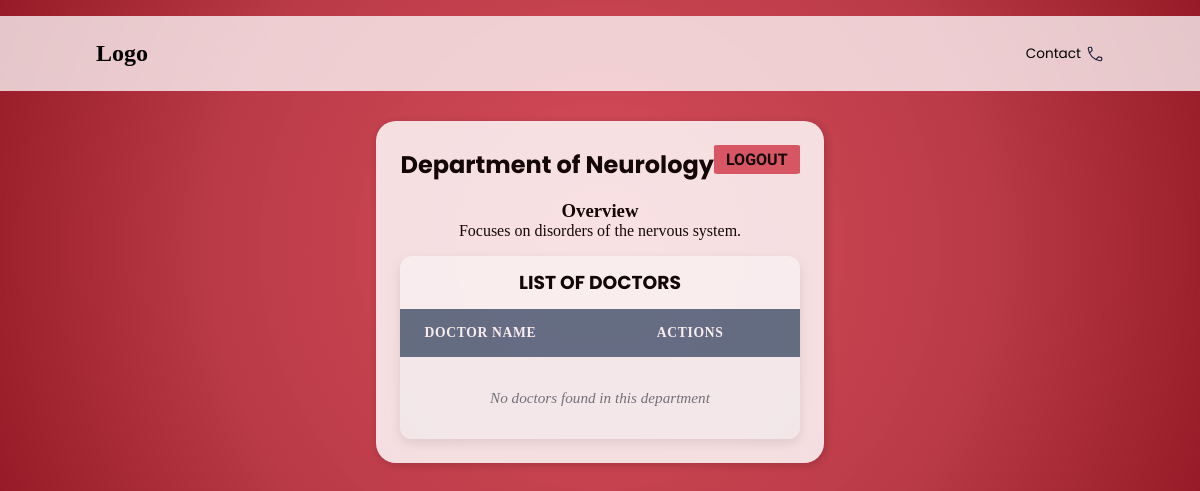
Page /department/Neurology/1 on the committed database.
### models.py (models this page shows)
class Department(db.Model):
    Department_name=db.Column(db.String, primary_key=True)
    Overview = db.Column(db.String)
    doctors = db.relationship('Doctor', back_populates='department_rel', cascade="all, delete")

### routes/patient.py (the view)
@app.route('/department/<dept_name>/<int:patient_id>')
def view_department(dept_name, patient_id):
    department = Department.query.get(dept_name)
    if not department:
        return "Department not found", 404
    patient = Patient.query.get(patient_id)
    if not patient:
        return "Patient not found", 404
    doctors = department.doctors
    return render_template("view_department.html", department=department, doctors=doctors, patient=patient)

### templates/view_department.html (shortened to what this page needs)
<!DOCTYPE html>
<html lang="en">
<head>
    <link rel="stylesheet" href="{{ url_for('static', filename='style.css') }}">
</head>
<body>
    <header>
        <nav>
        <div class="logo">
            <h2>Logo</h2>
        </div>
        <div class="nav-icons">
            <ul>
            <li>Contact </li>
            </ul>
        </div>
        </nav>
    </header>
    <main>
        <div id="pageC">
            <div class="container">
                <div class="title">
                    <h2>Department of {{ department.Department_name }}</h2>
                    <div class="links">
                        <a href="{{ url_for('login') }}"><button class="logout">LOGOUT</button></a>
                    </div>
                </div>
                <div class="overview">
                    <h3>Overview</h3>
                    <p>{{ department.Overview }}</p>
                </div>
                <div class="appointments">
                    <h3>LIST OF DOCTORS</h3>
                    <table class="appointments-table">
                        <thead>
                            <tr>
                                <th>Doctor Name</th>
                                <th>Actions</th>
                            </tr>
                        </thead>
                        <tbody>
                        {% for doc in doctors %}
                            <tr>
                                <td>{{ doc.FirstName }}</td>
                                <td><a href="{{ url_for('make_appointment', doctor_id=doc.DoctorID, doctor_available=doc.available, patient_id=patient.PatientID) }}" class="action-complete">Make Appointment</a>
                                <a href="{{ url_for('doctor_info', doctor_id=doc.DoctorID, patient_id=patient.PatientID) }}" class="view-doc">View Doctor</a></td>
                            </tr>
                        {% else %}
                            <tr><td colspan="2">No doctors found in this department</td></tr>
                        {% endfor %}
                        </tbody>
                    </table>
                </div>
            </div>
        </div>
    </main>
</body>
</html>

### static/style.css (style rules this page uses)
* { margin: 0; padding: 0; }
body { background: radial-gradient( circle at center, #d03040db 0%, #b01e2ddf 60%, #961a27 100%); }
:root { --primary-color: #007bff; --secondary-color: #6c757d; --header-bg: #5a7188; --header-text: #ffffff; --row-bg-odd: #ffffff; --row-bg-even: #f8f9fa; --border-color: #dee2e6; }
nav { display: flex; align-items: center; justify-content: space-between; margin-top: 2vh; gap: 3vw; background-color: rgba(255, 255, 255, 0.75); padding: 3vh; padding-left: 8vw; padding-right: 8vw; }
.nav-icons ul { display: flex; list-style: none; gap: 2vw; }
.nav-icons li { display: flex; align-items: center; font-family: 'Poppins', sans-serif; font-size: 0.85em; cursor: pointer; gap: 5px; }
main { display: flex; justify-content: center; align-items: center; }
.container { background-color: rgba(255, 255, 255, 0.92); margin: 30px 50px; border-radius: 20px; opacity: 0.9; transition: box-shadow 0.3s ease; box-shadow: 2px 2px 10px rgba(0, 0, 0, 0.2); padding: 2vw; }
#pageC { transition: filter 0.3s ease; }
.title { display: flex; justify-content: space-between; align-items: center; font-family: 'Poppins', sans-serif; font-weight: 600; }
.logout { background-color: #d03040c9; border: none; border-radius: 5%; padding: 5px; padding-left: 1vw; padding-right: 1vw; cursor: pointer; transition: background-color 0.25s; margin-bottom: 10px; font-family: 'Baloo Bhai 2', 'Poppins', sans-serif; font-size: medium; font-weight: 600; }
.appointments { max-width: 1200px; margin: 0 auto; background-color: var(--row-bg-odd); border-radius: 12px; box-shadow: 0 4px 12px rgba(0, 0, 0, 0.1); overflow: hidden; }
.appointments-table { width: 100%; border-collapse: separate; border-spacing: 0; }
.appointments-table thead th { padding: 1rem 1.5rem; background-color: var(--header-bg); color: var(--header-text); font-weight: 600; text-align: left; text-transform: uppercase; font-size: 0.85rem; letter-spacing: 0.05em; }
.appointments-table tbody td { padding: 1rem 1.5rem; border-bottom: 1px solid var(--border-color); vertical-align: middle; font-size: 0.95rem; color: var(--secondary-color); }
.appointments-table tbody tr:last-child td { border-bottom: none; }
.appointments-table td[colspan] { text-align: center; font-style: italic; padding: 2rem; background-color: var(--row-bg-even); color: var(--secondary-color); }
.appointments h3 { display: flex; align-items: center; justify-content: center; padding: 1.5vh; font-family: 'Poppins', sans-serif; }
.overview { display: flex; flex-direction: column; justify-content: center; align-items: center; padding: 1vh; margin: 1vh; }

### rows in the picture
Department: Department_name "Neurology", Overview "Focuses on disorders of the nervous system."
